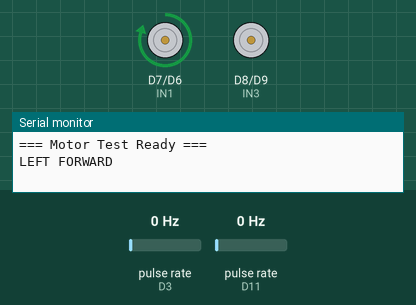
This sketch was run on a simulated Arduino Zero (SAMD21). Parts: motor-driver pin pairs drawn as motors (green arrow = first pin HIGH = forward, orange = second pin HIGH = backward, longer = more drive, scaled by the enable pin), the last lines printed to the serial monitor. Wiring (inferred from the names in the program): 2 × pulse sensor: data D3 / data D11. The test bench sets the inputs (shaded band); at power-on: pulse rate (sensors on D3, D11) 0 Hz.

Above: at 2.2 s.
2.3 s: pulse rate (sensor on D3) set to 65 Hz
5.3 s: pulse rate (sensor on D3) set to 70 Hz
At 7.4 s:
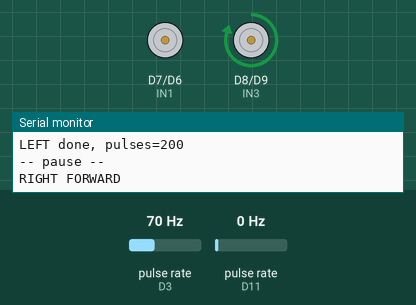
7.9 s: pulse rate (sensor on D11) set to 64 Hz
10.9 s: pulse rate (sensor on D11) set to 70 Hz
At 12.4 s:
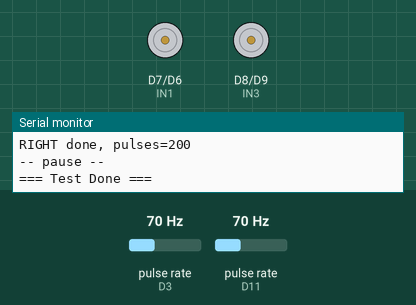
Timing chart, 0 to 13.9 s (numbered marks = the images above; inputs shaded):
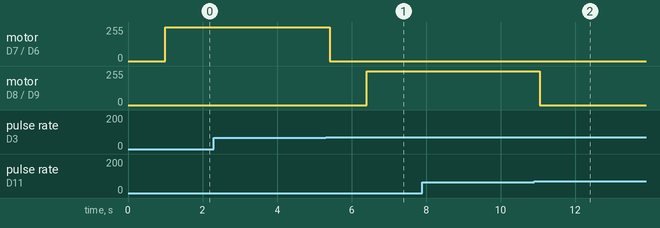

The sketch:

motor_test.ino
```cpp
// =====================================================================
// Motor Test - เทสมอเตอร์ซ้าย/ขวาแยกทีละตัว (L298N + LM393 Encoder)
// ใช้ยืนยัน: ขาต่อถูกฝั่ง (ซ้าย/ขวา) + ทิศหมุนถูกทาง (forward/backward)
// หมุนตามจำนวนรอบ (encoder) ไม่ใช่จับเวลา
// ปรับค่าได้ในบล็อก CONFIG ด้านล่าง
// =====================================================================

// ---------------- CONFIG: ขา L298N (ตามของจริงใน robotcurclerun.ino) ----------------
const int ENA = 5, IN1 = 7, IN2 = 6;   // มอเตอร์ซ้าย
const int ENB = 10, IN3 = 8, IN4 = 9;  // มอเตอร์ขวา

// ---------------- CONFIG: ขา Encoder (ตามของจริงใน robotcurclerun.ino) ----------------
const int ENCODER_L = 3;
const int ENCODER_R = 11;
const int DISK_SLOTS = 20; // pulse ต่อ 1 รอบล้อ

// ---------------- CONFIG: ความละเอียด PWM ----------------
const int PWM_RESOLUTION_BITS = 16;          // ตรงกับ robotcurclerun.ino (0-65535)
const int TEST_SPEED = 65000;                // ความเร็วทดสอบ (ปรับตาม PWM_RESOLUTION_BITS)

// ---------------- CONFIG: จำนวนรอบ ----------------
// หมุนรวบเดียวยาวทีเดียวจนครบจำนวนนี้ (ไม่ตัดเป็นหลายรอบสั้นๆ) — แม่นยำกว่า
// เพราะไม่มี error จากการเบรก/สตาร์ทใหม่สะสมทุกรอบ
const float TOTAL_ROUNDS = 10.0;    // จำนวนรอบล้อทั้งหมดที่จะหมุนต่อมอเตอร์ 1 ครั้ง
const unsigned long PAUSE_MS = 1000; // พักระหว่างขั้นตอน (ms)

// Timeout กันค้าง เผื่อ encoder ไม่ขยับ/ล้อติด (ms ต่อ 1 รอบล้อ, คูณ TOTAL_ROUNDS เอง)
const unsigned long TIMEOUT_MS_PER_ROUND = 2000;

volatile unsigned long pulse_count_L = 0;
volatile unsigned long pulse_count_R = 0;

void isr_count_L() { pulse_count_L++; }
void isr_count_R() { pulse_count_R++; }

void setup() {
    Serial.begin(9600);
    delay(1000);

    analogWriteResolution(PWM_RESOLUTION_BITS);
    pinMode(ENA, OUTPUT); pinMode(IN1, OUTPUT); pinMode(IN2, OUTPUT);
    pinMode(ENB, OUTPUT); pinMode(IN3, OUTPUT); pinMode(IN4, OUTPUT);
    stopAll();

    pinMode(ENCODER_L, INPUT_PULLUP);
    pinMode(ENCODER_R, INPUT_PULLUP);
    attachInterrupt(digitalPinToInterrupt(ENCODER_L), isr_count_L, RISING);
    attachInterrupt(digitalPinToInterrupt(ENCODER_R), isr_count_R, RISING);

    Serial.println("=== Motor Test Ready ===");
}

bool test_finished = false;

void loop() {
    if (test_finished) return; // ทดสอบครบแล้ว หยุดนิ่ง

    testMotor("LEFT", ENA, IN1, IN2, &pulse_count_L, true);   // forward
    pause();

    testMotor("RIGHT", ENB, IN3, IN4, &pulse_count_R, true);  // forward
    pause();

    test_finished = true;
    Serial.println("=== Test Done ===");
}

void testMotor(const char* label, int enPin, int in1Pin, int in2Pin, volatile unsigned long* pulseCounter, bool forward) {
    Serial.print(label);
    Serial.println(forward ? " FORWARD" : " BACKWARD");

    unsigned long target_pulses = (unsigned long)(TOTAL_ROUNDS * DISK_SLOTS);
    *pulseCounter = 0;

    digitalWrite(in1Pin, forward ? HIGH : LOW);
    digitalWrite(in2Pin, forward ? LOW : HIGH);
    analogWrite(enPin, TEST_SPEED);

    unsigned long timeout_ms = (unsigned long)(TIMEOUT_MS_PER_ROUND * TOTAL_ROUNDS);
    unsigned long start = millis();
    while (*pulseCounter < target_pulses) {
        if (millis() - start >= timeout_ms) {
            Serial.print(label);
            Serial.print(" WARNING: encoder timeout, pulses=");
            Serial.print(*pulseCounter);
            Serial.print("/");
            Serial.println(target_pulses);
            break;
        }
    }

    stopAll();
    Serial.print(label);
    Serial.print(" done, pulses=");
    Serial.println(*pulseCounter);
}

void pause() {
    Serial.println("-- pause --");
    delay(PAUSE_MS);
}

void stopAll() {
    analogWrite(ENA, 0);
    analogWrite(ENB, 0);
    digitalWrite(IN1, LOW);
    digitalWrite(IN2, LOW);
    digitalWrite(IN3, LOW);
    digitalWrite(IN4, LOW);
}
```

Measured:
- the behaviour switches between 67 and 68 Hz on pulse rate (sensor on D3) (found by bisection; images 0 and 1)
- the behaviour switches between 67 and 68 Hz on pulse rate (sensor on D11) (found by bisection; images 1 and 2)
- after the input at 2.3 s, every drawn part: stays the same
- after the input at 7.9 s, every drawn part: stays the same
